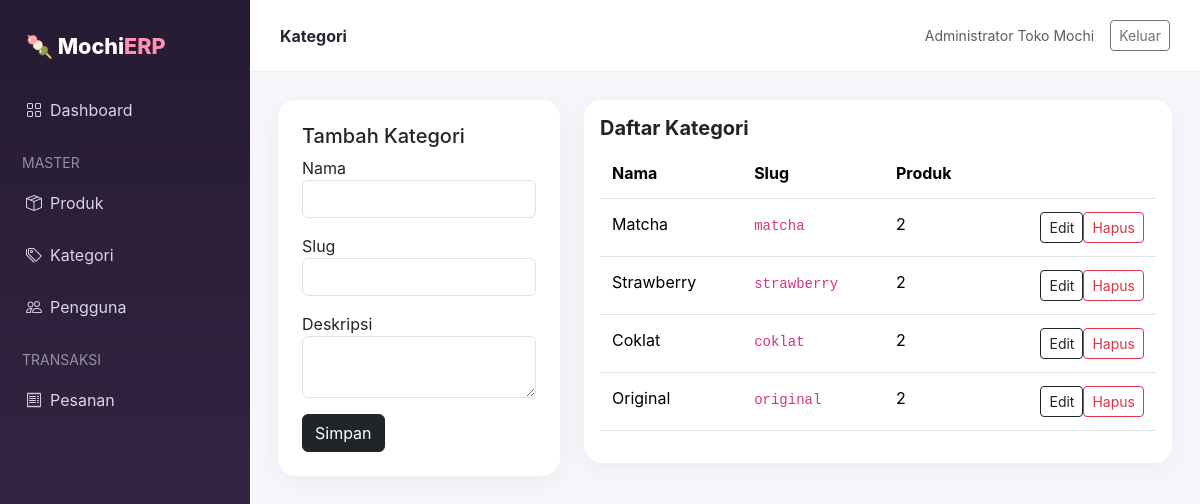
The app's page /index.php?route=kategori (signed in) with its own data.
### tables this page shows
CREATE TABLE `kategori` (
  `id` INT AUTO_INCREMENT PRIMARY KEY,
  `nama_kategori` VARCHAR(100) NOT NULL COMMENT 'Nama kategori rasa mochi (Original, Coklat, Strawberry, Matcha)',
  `slug` VARCHAR(120) NOT NULL UNIQUE COMMENT 'Slug ramah URL',
  `deskripsi` TEXT DEFAULT NULL COMMENT 'Penjelasan singkat kategori rasa',
  `dibuat_pada` DATETIME DEFAULT CURRENT_TIMESTAMP
);

### config/app.php (called while the page is built, shortened)
<?php
function db(): PDO {
    static $db;
    if (!$db) $db = (new Database())->connect();
    return $db;
}
function e($value): string {
    return htmlspecialchars((string)$value, ENT_QUOTES, 'UTF-8');
}
function view(string $name, array $data=[]): void {
    extract($data);
    require __DIR__.'/../app/views/'.$name.'.php';
}

### app/controllers/KategoriController.php (called while the page is built, shortened)
<?php
class KategoriController {
    public function index() {
        $edit = null;
        $rows=db()->query("SELECT k.*, COUNT(p.id) jumlah_produk FROM kategori k LEFT JOIN produk p ON p.kategori_id=k.id GROUP BY k.id ORDER BY k.id DESC")->fetchAll();
        view('kategori/index',compact('rows','edit'));
    }
}

### public/index.php (called while the page is built, shortened)
<?php
require_once __DIR__.'/../config/app.php';
$route = $_GET['route'] ?? 'catalog';
$map = [
 'home' => ['HomeController','index'],
 'kategori' => ['KategoriController','index'],
 'produk' => ['ProdukController','index'],
 'pengguna' => ['PenggunaController','index'],
 'pesanan' => ['PesananController','index'],
 'keranjang' => ['KeranjangController','keranjang'],
 'checkout' => ['KeranjangController','checkout'],
 'pembayaran' => ['KeranjangController','pembayaran'],
];
[$controller,$method] = $map[$route];
(new $controller())->$method();

### app/views/kategori/index.php (the view)
<?php $title='Kategori'; require __DIR__.'/../partials/header.php'; ?>
<div class="row g-4"><div class="col-lg-4"><div class="card p-4"><h5><?= $edit?'Edit':'Tambah' ?> Kategori</h5><form method="post"><?php echo csrf_field(); ?><input type="hidden" name="action" value="save"><input type="hidden" name="id" value="<?=e($edit['id']??'')?>"><div class="mb-3"><label>Nama</label><input class="form-control" name="nama_kategori" required value="<?=e($edit['nama_kategori']??'')?>"></div><div class="mb-3"><label>Slug</label><input class="form-control" name="slug" required value="<?=e($edit['slug']??'')?>"></div><div class="mb-3"><label>Deskripsi</label><textarea class="form-control" name="deskripsi"><?=e($edit['deskripsi']??'')?></textarea></div><button class="btn btn-dark">Simpan</button><?php if($edit): ?> <a class="btn btn-light" href="<?=base_url('index.php?route=kategori')?>">Batal</a><?php endif; ?></form></div></div><div class="col-lg-8"><div class="card p-3"><h5 class="fw-bold">Daftar Kategori</h5><div class="table-responsive"><table class="table"><thead><tr><th>Nama</th><th>Slug</th><th>Produk</th><th></th></tr></thead><tbody><?php foreach($rows as $r): ?><tr><td><?=e($r['nama_kategori'])?></td><td><code><?=e($r['slug'])?></code></td><td><?=$r['jumlah_produk']?></td><td class="text-end"><a class="btn btn-sm btn-outline-dark" href="?route=kategori&edit=<?=$r['id']?>">Edit</a><form class="d-inline" method="post"><?php echo csrf_field(); ?><input type="hidden" name="action" value="delete"><input type="hidden" name="id" value="<?=$r['id']?>"><button data-confirm="Hapus kategori ini?" class="btn btn-sm btn-outline-danger">Hapus</button></form></td></tr><?php endforeach; ?></tbody></table></div></div></div></div>
<?php require __DIR__.'/../partials/footer.php'; ?>

### app/views/partials/header.php (style rules this page uses)
:root { --pink:#ff6b9d;--dark:#241b2f;--cream:#fff9f4 }
body { background:#f7f7fb;color:#282433;font-family:Inter,system-ui,-apple-system,Segoe UI,sans-serif }
.card { border:0;border-radius:18px;box-shadow:0 5px 24px rgba(35,25,45,.06) }
.table> :not(caption)>*>* { padding:13px 12px }

### records on screen
kategori: nama_kategori "Matcha", slug "matcha", jumlah_produk "2"
kategori: nama_kategori "Strawberry", slug "strawberry", jumlah_produk "2"
kategori: nama_kategori "Coklat", slug "coklat", jumlah_produk "2"
kategori: nama_kategori "Original", slug "original", jumlah_produk "2"

### other values on screen
$title "Kategori"
auth()['nama_lengkap'] "Administrator Toko Mochi"
